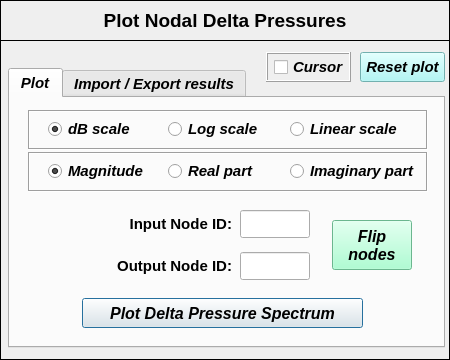
<?xml version="1.0" encoding="UTF-8"?>
<ui version="4.0">
 <class>Dialog</class>
 <widget class="QDialog" name="Dialog">
  <property name="windowModality">
   <enum>Qt::NonModal</enum>
  </property>
  <property name="geometry">
   <rect>
    <x>0</x>
    <y>0</y>
    <width>450</width>
    <height>360</height>
   </rect>
  </property>
  <property name="sizePolicy">
   <sizepolicy hsizetype="Fixed" vsizetype="Expanding">
    <horstretch>0</horstretch>
    <verstretch>0</verstretch>
   </sizepolicy>
  </property>
  <property name="minimumSize">
   <size>
    <width>450</width>
    <height>360</height>
   </size>
  </property>
  <property name="maximumSize">
   <size>
    <width>450</width>
    <height>360</height>
   </size>
  </property>
  <property name="contextMenuPolicy">
   <enum>Qt::DefaultContextMenu</enum>
  </property>
  <property name="windowTitle">
   <string>Plot Nodal Delta Pressures</string>
  </property>
  <property name="windowIcon">
   <iconset>
    <normaloff>../../../../../../../../../Downloads/load - Copia.png</normaloff>../../../../../../../../../Downloads/load - Copia.png</iconset>
  </property>
  <property name="whatsThis">
   <string/>
  </property>
  <widget class="QFrame" name="frame_title">
   <property name="geometry">
    <rect>
     <x>0</x>
     <y>0</y>
     <width>450</width>
     <height>41</height>
    </rect>
   </property>
   <property name="minimumSize">
    <size>
     <width>450</width>
     <height>0</height>
    </size>
   </property>
   <property name="frameShape">
    <enum>QFrame::Box</enum>
   </property>
   <property name="frameShadow">
    <enum>QFrame::Plain</enum>
   </property>
   <property name="lineWidth">
    <number>1</number>
   </property>
   <widget class="QLabel" name="Title">
    <property name="geometry">
     <rect>
      <x>20</x>
      <y>6</y>
      <width>410</width>
      <height>30</height>
     </rect>
    </property>
    <property name="minimumSize">
     <size>
      <width>410</width>
      <height>30</height>
     </size>
    </property>
    <property name="maximumSize">
     <size>
      <width>410</width>
      <height>30</height>
     </size>
    </property>
    <property name="font">
     <font>
      <family>Arial</family>
      <pointsize>14</pointsize>
      <weight>75</weight>
      <italic>false</italic>
      <bold>true</bold>
     </font>
    </property>
    <property name="text">
     <string>&lt;html&gt;&lt;head/&gt;&lt;body&gt;&lt;p align=&quot;center&quot;&gt;Plot Nodal Delta Pressures&lt;/p&gt;&lt;/body&gt;&lt;/html&gt;</string>
    </property>
    <property name="textFormat">
     <enum>Qt::AutoText</enum>
    </property>
    <property name="alignment">
     <set>Qt::AlignCenter</set>
    </property>
   </widget>
  </widget>
  <widget class="QFrame" name="frame_main">
   <property name="geometry">
    <rect>
     <x>0</x>
     <y>40</y>
     <width>450</width>
     <height>320</height>
    </rect>
   </property>
   <property name="minimumSize">
    <size>
     <width>450</width>
     <height>320</height>
    </size>
   </property>
   <property name="maximumSize">
    <size>
     <width>450</width>
     <height>320</height>
    </size>
   </property>
   <property name="frameShape">
    <enum>QFrame::Box</enum>
   </property>
   <property name="frameShadow">
    <enum>QFrame::Plain</enum>
   </property>
   <widget class="QTabWidget" name="tabWidget_plot_results">
    <property name="geometry">
     <rect>
      <x>8</x>
      <y>28</y>
      <width>437</width>
      <height>280</height>
     </rect>
    </property>
    <property name="minimumSize">
     <size>
      <width>430</width>
      <height>280</height>
     </size>
    </property>
    <property name="maximumSize">
     <size>
      <width>440</width>
      <height>280</height>
     </size>
    </property>
    <property name="font">
     <font>
      <family>Arial</family>
      <pointsize>11</pointsize>
      <weight>75</weight>
      <italic>true</italic>
      <bold>true</bold>
     </font>
    </property>
    <property name="currentIndex">
     <number>0</number>
    </property>
    <widget class="QWidget" name="tab_plot">
     <attribute name="title">
      <string>Plot</string>
     </attribute>
     <widget class="QPushButton" name="pushButton_plot_delta_pressure">
      <property name="geometry">
       <rect>
        <x>72</x>
        <y>200</y>
        <width>281</width>
        <height>30</height>
       </rect>
      </property>
      <property name="minimumSize">
       <size>
        <width>281</width>
        <height>30</height>
       </size>
      </property>
      <property name="maximumSize">
       <size>
        <width>281</width>
        <height>30</height>
       </size>
      </property>
      <property name="font">
       <font>
        <family>Arial</family>
        <pointsize>12</pointsize>
        <weight>75</weight>
        <italic>true</italic>
        <bold>true</bold>
       </font>
      </property>
      <property name="text">
       <string>Plot Delta Pressure Spectrum</string>
      </property>
     </widget>
     <widget class="QPushButton" name="pushButton_flipNodes">
      <property name="geometry">
       <rect>
        <x>322</x>
        <y>122</y>
        <width>80</width>
        <height>50</height>
       </rect>
      </property>
      <property name="minimumSize">
       <size>
        <width>80</width>
        <height>50</height>
       </size>
      </property>
      <property name="maximumSize">
       <size>
        <width>80</width>
        <height>50</height>
       </size>
      </property>
      <property name="font">
       <font>
        <family>Arial</family>
        <pointsize>12</pointsize>
        <weight>75</weight>
        <italic>true</italic>
        <bold>true</bold>
       </font>
      </property>
      <property name="styleSheet">
       <string notr="true">background-color: rgb(150, 255, 200);</string>
      </property>
      <property name="text">
       <string>Flip 
nodes</string>
      </property>
     </widget>
     <widget class="QFrame" name="frame_scales">
      <property name="geometry">
       <rect>
        <x>18</x>
        <y>12</y>
        <width>400</width>
        <height>40</height>
       </rect>
      </property>
      <property name="minimumSize">
       <size>
        <width>400</width>
        <height>40</height>
       </size>
      </property>
      <property name="maximumSize">
       <size>
        <width>400</width>
        <height>40</height>
       </size>
      </property>
      <property name="frameShape">
       <enum>QFrame::Box</enum>
      </property>
      <property name="frameShadow">
       <enum>QFrame::Sunken</enum>
      </property>
      <widget class="QRadioButton" name="radioButton_linear_scale">
       <property name="geometry">
        <rect>
         <x>262</x>
         <y>8</y>
         <width>128</width>
         <height>22</height>
        </rect>
       </property>
       <property name="minimumSize">
        <size>
         <width>128</width>
         <height>22</height>
        </size>
       </property>
       <property name="maximumSize">
        <size>
         <width>128</width>
         <height>22</height>
        </size>
       </property>
       <property name="font">
        <font>
         <family>Arial</family>
         <pointsize>11</pointsize>
         <weight>75</weight>
         <italic>true</italic>
         <bold>true</bold>
        </font>
       </property>
       <property name="text">
        <string>Linear scale</string>
       </property>
       <property name="iconSize">
        <size>
         <width>30</width>
         <height>30</height>
        </size>
       </property>
       <property name="checked">
        <bool>false</bool>
       </property>
       <attribute name="buttonGroup">
        <string notr="true">buttonGroup_2</string>
       </attribute>
      </widget>
      <widget class="QRadioButton" name="radioButton_log_scale">
       <property name="geometry">
        <rect>
         <x>140</x>
         <y>8</y>
         <width>100</width>
         <height>22</height>
        </rect>
       </property>
       <property name="minimumSize">
        <size>
         <width>100</width>
         <height>22</height>
        </size>
       </property>
       <property name="maximumSize">
        <size>
         <width>100</width>
         <height>22</height>
        </size>
       </property>
       <property name="font">
        <font>
         <family>Arial</family>
         <pointsize>11</pointsize>
         <weight>75</weight>
         <italic>true</italic>
         <bold>true</bold>
        </font>
       </property>
       <property name="text">
        <string>Log scale</string>
       </property>
       <property name="checked">
        <bool>false</bool>
       </property>
       <attribute name="buttonGroup">
        <string notr="true">buttonGroup_2</string>
       </attribute>
      </widget>
      <widget class="QRadioButton" name="radioButton_dB_scale">
       <property name="geometry">
        <rect>
         <x>20</x>
         <y>8</y>
         <width>100</width>
         <height>22</height>
        </rect>
       </property>
       <property name="minimumSize">
        <size>
         <width>100</width>
         <height>22</height>
        </size>
       </property>
       <property name="maximumSize">
        <size>
         <width>100</width>
         <height>22</height>
        </size>
       </property>
       <property name="font">
        <font>
         <family>Arial</family>
         <pointsize>11</pointsize>
         <weight>75</weight>
         <italic>true</italic>
         <bold>true</bold>
        </font>
       </property>
       <property name="text">
        <string>dB scale</string>
       </property>
       <property name="iconSize">
        <size>
         <width>30</width>
         <height>30</height>
        </size>
       </property>
       <property name="checked">
        <bool>true</bool>
       </property>
       <attribute name="buttonGroup">
        <string notr="true">buttonGroup_2</string>
       </attribute>
      </widget>
     </widget>
     <widget class="QLineEdit" name="lineEdit_outputNodeID">
      <property name="geometry">
       <rect>
        <x>230</x>
        <y>154</y>
        <width>70</width>
        <height>28</height>
       </rect>
      </property>
      <property name="minimumSize">
       <size>
        <width>70</width>
        <height>28</height>
       </size>
      </property>
      <property name="maximumSize">
       <size>
        <width>70</width>
        <height>28</height>
       </size>
      </property>
      <property name="font">
       <font>
        <family>Arial</family>
        <pointsize>11</pointsize>
        <weight>75</weight>
        <italic>true</italic>
        <bold>true</bold>
       </font>
      </property>
      <property name="layoutDirection">
       <enum>Qt::LeftToRight</enum>
      </property>
      <property name="styleSheet">
       <string notr="true">color: rgb(0, 0, 255);</string>
      </property>
      <property name="alignment">
       <set>Qt::AlignCenter</set>
      </property>
     </widget>
     <widget class="QLabel" name="Input_NodeID">
      <property name="geometry">
       <rect>
        <x>82</x>
        <y>112</y>
        <width>140</width>
        <height>28</height>
       </rect>
      </property>
      <property name="minimumSize">
       <size>
        <width>140</width>
        <height>28</height>
       </size>
      </property>
      <property name="maximumSize">
       <size>
        <width>140</width>
        <height>28</height>
       </size>
      </property>
      <property name="font">
       <font>
        <family>Arial</family>
        <pointsize>11</pointsize>
        <weight>75</weight>
        <italic>false</italic>
        <bold>true</bold>
       </font>
      </property>
      <property name="text">
       <string>&lt;html&gt;&lt;head/&gt;&lt;body&gt;&lt;p align=&quot;right&quot;&gt;Input Node ID:&lt;/p&gt;&lt;/body&gt;&lt;/html&gt;</string>
      </property>
      <property name="alignment">
       <set>Qt::AlignCenter</set>
      </property>
     </widget>
     <widget class="QLabel" name="Output_NodeID">
      <property name="geometry">
       <rect>
        <x>82</x>
        <y>154</y>
        <width>140</width>
        <height>28</height>
       </rect>
      </property>
      <property name="minimumSize">
       <size>
        <width>140</width>
        <height>28</height>
       </size>
      </property>
      <property name="maximumSize">
       <size>
        <width>140</width>
        <height>28</height>
       </size>
      </property>
      <property name="font">
       <font>
        <family>Arial</family>
        <pointsize>11</pointsize>
        <weight>75</weight>
        <italic>false</italic>
        <bold>true</bold>
       </font>
      </property>
      <property name="text">
       <string>&lt;html&gt;&lt;head/&gt;&lt;body&gt;&lt;p align=&quot;right&quot;&gt;Output Node ID:&lt;/p&gt;&lt;/body&gt;&lt;/html&gt;</string>
      </property>
      <property name="alignment">
       <set>Qt::AlignCenter</set>
      </property>
     </widget>
     <widget class="QLineEdit" name="lineEdit_inputNodeID">
      <property name="geometry">
       <rect>
        <x>230</x>
        <y>112</y>
        <width>70</width>
        <height>28</height>
       </rect>
      </property>
      <property name="minimumSize">
       <size>
        <width>70</width>
        <height>28</height>
       </size>
      </property>
      <property name="maximumSize">
       <size>
        <width>70</width>
        <height>28</height>
       </size>
      </property>
      <property name="font">
       <font>
        <family>Arial</family>
        <pointsize>11</pointsize>
        <weight>75</weight>
        <italic>true</italic>
        <bold>true</bold>
       </font>
      </property>
      <property name="layoutDirection">
       <enum>Qt::LeftToRight</enum>
      </property>
      <property name="styleSheet">
       <string notr="true">color: rgb(0, 0, 255);</string>
      </property>
      <property name="alignment">
       <set>Qt::AlignCenter</set>
      </property>
     </widget>
     <widget class="QFrame" name="frame_plot_type">
      <property name="geometry">
       <rect>
        <x>18</x>
        <y>54</y>
        <width>400</width>
        <height>40</height>
       </rect>
      </property>
      <property name="minimumSize">
       <size>
        <width>400</width>
        <height>40</height>
       </size>
      </property>
      <property name="maximumSize">
       <size>
        <width>400</width>
        <height>40</height>
       </size>
      </property>
      <property name="frameShape">
       <enum>QFrame::Box</enum>
      </property>
      <property name="frameShadow">
       <enum>QFrame::Sunken</enum>
      </property>
      <widget class="QRadioButton" name="radioButton_real_part">
       <property name="geometry">
        <rect>
         <x>140</x>
         <y>8</y>
         <width>100</width>
         <height>22</height>
        </rect>
       </property>
       <property name="minimumSize">
        <size>
         <width>100</width>
         <height>22</height>
        </size>
       </property>
       <property name="maximumSize">
        <size>
         <width>100</width>
         <height>22</height>
        </size>
       </property>
       <property name="font">
        <font>
         <family>Arial</family>
         <pointsize>11</pointsize>
         <weight>75</weight>
         <italic>true</italic>
         <bold>true</bold>
        </font>
       </property>
       <property name="text">
        <string>Real part</string>
       </property>
       <property name="iconSize">
        <size>
         <width>30</width>
         <height>30</height>
        </size>
       </property>
       <property name="checked">
        <bool>false</bool>
       </property>
       <attribute name="buttonGroup">
        <string notr="true">buttonGroup</string>
       </attribute>
      </widget>
      <widget class="QRadioButton" name="radioButton_imaginary_part">
       <property name="geometry">
        <rect>
         <x>262</x>
         <y>8</y>
         <width>128</width>
         <height>22</height>
        </rect>
       </property>
       <property name="minimumSize">
        <size>
         <width>128</width>
         <height>22</height>
        </size>
       </property>
       <property name="maximumSize">
        <size>
         <width>128</width>
         <height>22</height>
        </size>
       </property>
       <property name="font">
        <font>
         <family>Arial</family>
         <pointsize>11</pointsize>
         <weight>75</weight>
         <italic>true</italic>
         <bold>true</bold>
        </font>
       </property>
       <property name="text">
        <string>Imaginary part</string>
       </property>
       <property name="iconSize">
        <size>
         <width>30</width>
         <height>30</height>
        </size>
       </property>
       <property name="checked">
        <bool>false</bool>
       </property>
       <attribute name="buttonGroup">
        <string notr="true">buttonGroup</string>
       </attribute>
      </widget>
      <widget class="QRadioButton" name="radioButton_magnitude">
       <property name="geometry">
        <rect>
         <x>20</x>
         <y>8</y>
         <width>100</width>
         <height>22</height>
        </rect>
       </property>
       <property name="minimumSize">
        <size>
         <width>100</width>
         <height>22</height>
        </size>
       </property>
       <property name="maximumSize">
        <size>
         <width>100</width>
         <height>22</height>
        </size>
       </property>
       <property name="font">
        <font>
         <family>Arial</family>
         <pointsize>11</pointsize>
         <weight>75</weight>
         <italic>true</italic>
         <bold>true</bold>
        </font>
       </property>
       <property name="text">
        <string>Magnitude</string>
       </property>
       <property name="iconSize">
        <size>
         <width>30</width>
         <height>30</height>
        </size>
       </property>
       <property name="checked">
        <bool>true</bool>
       </property>
       <attribute name="buttonGroup">
        <string notr="true">buttonGroup</string>
       </attribute>
      </widget>
     </widget>
    </widget>
    <widget class="QWidget" name="tab_export_import">
     <attribute name="title">
      <string>Import / Export results</string>
     </attribute>
     <widget class="QTabWidget" name="tabWidget_2">
      <property name="geometry">
       <rect>
        <x>4</x>
        <y>32</y>
        <width>425</width>
        <height>172</height>
       </rect>
      </property>
      <property name="sizePolicy">
       <sizepolicy hsizetype="Expanding" vsizetype="Expanding">
        <horstretch>0</horstretch>
        <verstretch>0</verstretch>
       </sizepolicy>
      </property>
      <property name="minimumSize">
       <size>
        <width>425</width>
        <height>172</height>
       </size>
      </property>
      <property name="maximumSize">
       <size>
        <width>425</width>
        <height>172</height>
       </size>
      </property>
      <property name="font">
       <font>
        <family>Arial</family>
        <pointsize>11</pointsize>
        <weight>75</weight>
        <italic>true</italic>
        <bold>true</bold>
       </font>
      </property>
      <property name="currentIndex">
       <number>0</number>
      </property>
      <widget class="QWidget" name="tab_3">
       <attribute name="title">
        <string>Export</string>
       </attribute>
       <widget class="QToolButton" name="toolButton_ExportResults">
        <property name="geometry">
         <rect>
          <x>134</x>
          <y>100</y>
          <width>152</width>
          <height>30</height>
         </rect>
        </property>
        <property name="minimumSize">
         <size>
          <width>152</width>
          <height>30</height>
         </size>
        </property>
        <property name="maximumSize">
         <size>
          <width>152</width>
          <height>30</height>
         </size>
        </property>
        <property name="sizeIncrement">
         <size>
          <width>0</width>
          <height>0</height>
         </size>
        </property>
        <property name="font">
         <font>
          <family>Arial</family>
          <pointsize>12</pointsize>
          <weight>75</weight>
          <italic>true</italic>
          <bold>true</bold>
         </font>
        </property>
        <property name="text">
         <string>Export results</string>
        </property>
       </widget>
       <widget class="QLineEdit" name="lineEdit_SaveResultsPath">
        <property name="geometry">
         <rect>
          <x>126</x>
          <y>58</y>
          <width>221</width>
          <height>25</height>
         </rect>
        </property>
        <property name="minimumSize">
         <size>
          <width>0</width>
          <height>25</height>
         </size>
        </property>
        <property name="maximumSize">
         <size>
          <width>16777215</width>
          <height>25</height>
         </size>
        </property>
        <property name="font">
         <font>
          <pointsize>8</pointsize>
          <weight>50</weight>
          <italic>true</italic>
          <bold>false</bold>
         </font>
        </property>
        <property name="layoutDirection">
         <enum>Qt::LeftToRight</enum>
        </property>
        <property name="alignment">
         <set>Qt::AlignCenter</set>
        </property>
       </widget>
       <widget class="QToolButton" name="toolButton_ChooseFolderExport">
        <property name="geometry">
         <rect>
          <x>350</x>
          <y>58</y>
          <width>65</width>
          <height>25</height>
         </rect>
        </property>
        <property name="minimumSize">
         <size>
          <width>65</width>
          <height>25</height>
         </size>
        </property>
        <property name="maximumSize">
         <size>
          <width>65</width>
          <height>25</height>
         </size>
        </property>
        <property name="font">
         <font>
          <family>Arial</family>
          <pointsize>11</pointsize>
          <weight>75</weight>
          <italic>true</italic>
          <bold>true</bold>
         </font>
        </property>
        <property name="text">
         <string>Search</string>
        </property>
       </widget>
       <widget class="QLineEdit" name="lineEdit_FileName">
        <property name="geometry">
         <rect>
          <x>126</x>
          <y>16</y>
          <width>221</width>
          <height>25</height>
         </rect>
        </property>
        <property name="minimumSize">
         <size>
          <width>0</width>
          <height>25</height>
         </size>
        </property>
        <property name="maximumSize">
         <size>
          <width>16777215</width>
          <height>25</height>
         </size>
        </property>
        <property name="font">
         <font>
          <pointsize>10</pointsize>
          <weight>75</weight>
          <italic>true</italic>
          <bold>true</bold>
         </font>
        </property>
        <property name="layoutDirection">
         <enum>Qt::LeftToRight</enum>
        </property>
        <property name="text">
         <string/>
        </property>
        <property name="alignment">
         <set>Qt::AlignCenter</set>
        </property>
       </widget>
       <widget class="QLabel" name="label_6">
        <property name="geometry">
         <rect>
          <x>2</x>
          <y>16</y>
          <width>120</width>
          <height>25</height>
         </rect>
        </property>
        <property name="minimumSize">
         <size>
          <width>120</width>
          <height>25</height>
         </size>
        </property>
        <property name="maximumSize">
         <size>
          <width>120</width>
          <height>25</height>
         </size>
        </property>
        <property name="font">
         <font>
          <family>Arial</family>
          <pointsize>11</pointsize>
          <weight>75</weight>
          <italic>false</italic>
          <bold>true</bold>
         </font>
        </property>
        <property name="text">
         <string>Insert a name:</string>
        </property>
        <property name="scaledContents">
         <bool>false</bool>
        </property>
        <property name="alignment">
         <set>Qt::AlignRight|Qt::AlignTrailing|Qt::AlignVCenter</set>
        </property>
       </widget>
       <widget class="QLabel" name="label_5">
        <property name="geometry">
         <rect>
          <x>2</x>
          <y>58</y>
          <width>120</width>
          <height>25</height>
         </rect>
        </property>
        <property name="minimumSize">
         <size>
          <width>120</width>
          <height>25</height>
         </size>
        </property>
        <property name="maximumSize">
         <size>
          <width>120</width>
          <height>25</height>
         </size>
        </property>
        <property name="font">
         <font>
          <family>Arial</family>
          <pointsize>11</pointsize>
          <weight>75</weight>
          <italic>false</italic>
          <bold>true</bold>
         </font>
        </property>
        <property name="text">
         <string>Choose a folder:</string>
        </property>
        <property name="alignment">
         <set>Qt::AlignRight|Qt::AlignTrailing|Qt::AlignVCenter</set>
        </property>
       </widget>
      </widget>
      <widget class="QWidget" name="tab_4">
       <attribute name="title">
        <string>Import</string>
       </attribute>
       <widget class="QPushButton" name="pushButton_AddImportedPlot">
        <property name="geometry">
         <rect>
          <x>54</x>
          <y>100</y>
          <width>306</width>
          <height>30</height>
         </rect>
        </property>
        <property name="font">
         <font>
          <family>Arial</family>
          <pointsize>12</pointsize>
          <weight>75</weight>
          <italic>true</italic>
          <bold>true</bold>
         </font>
        </property>
        <property name="text">
         <string>Add imported results to the main plot</string>
        </property>
       </widget>
       <widget class="QSpinBox" name="spinBox">
        <property name="geometry">
         <rect>
          <x>254</x>
          <y>58</y>
          <width>42</width>
          <height>25</height>
         </rect>
        </property>
        <property name="minimumSize">
         <size>
          <width>0</width>
          <height>25</height>
         </size>
        </property>
        <property name="maximumSize">
         <size>
          <width>16777215</width>
          <height>25</height>
         </size>
        </property>
        <property name="maximum">
         <number>10</number>
        </property>
       </widget>
       <widget class="QLabel" name="label_9">
        <property name="geometry">
         <rect>
          <x>93</x>
          <y>58</y>
          <width>160</width>
          <height>25</height>
         </rect>
        </property>
        <property name="minimumSize">
         <size>
          <width>160</width>
          <height>25</height>
         </size>
        </property>
        <property name="maximumSize">
         <size>
          <width>160</width>
          <height>25</height>
         </size>
        </property>
        <property name="font">
         <font>
          <family>Arial</family>
          <pointsize>11</pointsize>
          <weight>75</weight>
          <italic>false</italic>
          <bold>true</bold>
         </font>
        </property>
        <property name="text">
         <string>Header rows to skip:</string>
        </property>
        <property name="alignment">
         <set>Qt::AlignCenter</set>
        </property>
       </widget>
       <widget class="QLabel" name="label_4">
        <property name="geometry">
         <rect>
          <x>12</x>
          <y>16</y>
          <width>100</width>
          <height>25</height>
         </rect>
        </property>
        <property name="minimumSize">
         <size>
          <width>100</width>
          <height>25</height>
         </size>
        </property>
        <property name="maximumSize">
         <size>
          <width>100</width>
          <height>25</height>
         </size>
        </property>
        <property name="font">
         <font>
          <family>Arial</family>
          <pointsize>11</pointsize>
          <weight>75</weight>
          <italic>false</italic>
          <bold>true</bold>
         </font>
        </property>
        <property name="text">
         <string>Load results:</string>
        </property>
        <property name="alignment">
         <set>Qt::AlignCenter</set>
        </property>
       </widget>
       <widget class="QLineEdit" name="lineEdit_ImportResultsPath">
        <property name="geometry">
         <rect>
          <x>112</x>
          <y>16</y>
          <width>229</width>
          <height>25</height>
         </rect>
        </property>
        <property name="minimumSize">
         <size>
          <width>0</width>
          <height>25</height>
         </size>
        </property>
        <property name="maximumSize">
         <size>
          <width>16777215</width>
          <height>25</height>
         </size>
        </property>
        <property name="font">
         <font>
          <pointsize>8</pointsize>
          <weight>50</weight>
          <italic>true</italic>
          <bold>false</bold>
         </font>
        </property>
        <property name="layoutDirection">
         <enum>Qt::LeftToRight</enum>
        </property>
        <property name="alignment">
         <set>Qt::AlignCenter</set>
        </property>
       </widget>
       <widget class="QToolButton" name="toolButton_ChooseFolderImport">
        <property name="geometry">
         <rect>
          <x>344</x>
          <y>16</y>
          <width>60</width>
          <height>25</height>
         </rect>
        </property>
        <property name="maximumSize">
         <size>
          <width>60</width>
          <height>16777215</height>
         </size>
        </property>
        <property name="font">
         <font>
          <family>Arial</family>
          <pointsize>11</pointsize>
          <weight>75</weight>
          <italic>true</italic>
          <bold>true</bold>
         </font>
        </property>
        <property name="text">
         <string>Search</string>
        </property>
       </widget>
      </widget>
     </widget>
    </widget>
   </widget>
   <widget class="QToolButton" name="toolButton_ResetPlot">
    <property name="geometry">
     <rect>
      <x>360</x>
      <y>12</y>
      <width>85</width>
      <height>30</height>
     </rect>
    </property>
    <property name="minimumSize">
     <size>
      <width>85</width>
      <height>30</height>
     </size>
    </property>
    <property name="maximumSize">
     <size>
      <width>85</width>
      <height>30</height>
     </size>
    </property>
    <property name="font">
     <font>
      <family>Arial</family>
      <pointsize>11</pointsize>
      <weight>75</weight>
      <italic>true</italic>
      <bold>true</bold>
     </font>
    </property>
    <property name="styleSheet">
     <string notr="true">background-color: rgb(159, 247, 245);</string>
    </property>
    <property name="text">
     <string>Reset plot</string>
    </property>
   </widget>
   <widget class="QFrame" name="frame_cursor">
    <property name="geometry">
     <rect>
      <x>266</x>
      <y>12</y>
      <width>85</width>
      <height>30</height>
     </rect>
    </property>
    <property name="minimumSize">
     <size>
      <width>0</width>
      <height>30</height>
     </size>
    </property>
    <property name="maximumSize">
     <size>
      <width>16777215</width>
      <height>30</height>
     </size>
    </property>
    <property name="sizeIncrement">
     <size>
      <width>0</width>
      <height>110</height>
     </size>
    </property>
    <property name="frameShape">
     <enum>QFrame::Box</enum>
    </property>
    <property name="frameShadow">
     <enum>QFrame::Raised</enum>
    </property>
    <widget class="QCheckBox" name="checkBox_cursor">
     <property name="geometry">
      <rect>
       <x>8</x>
       <y>2</y>
       <width>75</width>
       <height>26</height>
      </rect>
     </property>
     <property name="font">
      <font>
       <family>Arial</family>
       <pointsize>11</pointsize>
       <weight>75</weight>
       <italic>true</italic>
       <bold>true</bold>
      </font>
     </property>
     <property name="text">
      <string>Cursor</string>
     </property>
     <property name="checked">
      <bool>false</bool>
     </property>
    </widget>
   </widget>
  </widget>
 </widget>
 <resources/>
 <connections/>
 <buttongroups>
  <buttongroup name="buttonGroup"/>
  <buttongroup name="buttonGroup_2"/>
 </buttongroups>
</ui>
